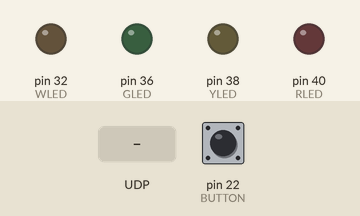
The program below on a simulated Raspberry Pi (header pin numbers). Shown: output pins drawn as LEDs (lit = HIGH). Inputs (shaded band) come from the test bench; at power-on: pin 22 (BUTTON) HIGH. The clock reads 2024-03-15 10:24:30 at power-on unless the program sets it.

Above: at 1.2 s.
1.3 s: pin 22 (BUTTON) pulled LOW for 0.15 s
At 1.7 s:
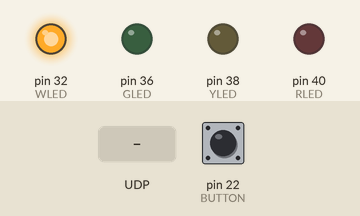
2.9 s: UDP packet "1" arrives
At 4.2 s:
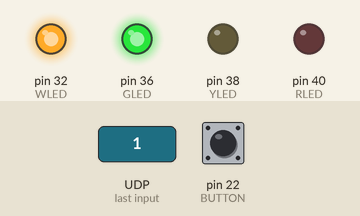
4.5 s: pin 22 (BUTTON) pulled LOW for 1 s
At 5.5 s:
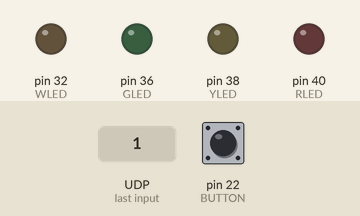
7.0 s: pin 22 (BUTTON) pulled LOW for 3.2 s
At 7.4 s:
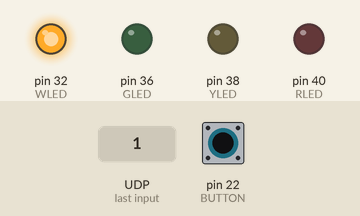
Timing chart, 0 to 10.0 s (numbered marks = the images above; inputs shaded):
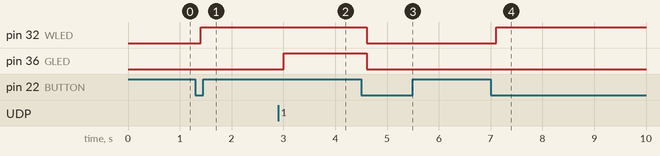

Measured:
- after the input at 1.3 s, pin 32 (WLED): LOW → HIGH after 0.10 s
- after the input at 2.9 s, pin 36 (GLED): LOW → HIGH after 0.10 s
- after the input at 4.5 s, pin 32 (WLED), pin 36 (GLED): HIGH → LOW after 0.10 s
- after the input at 7.0 s, pin 32 (WLED): LOW → HIGH after 0.10 s

The program:

run.py
```python
import time
import socket
import RPi.GPIO as GPIO

"""
Setup UDP socket
"""

UDP_LOCAL_IP = "0.0.0.0"
UDP_LOCAL_PORT = 4210

UDP_TARGET_IP = "192.168.86.29"
UDP_TARGET_PORT = 4210

udp = None

"""
Setup button
"""

PRESSED = False
BUTTON = 22


def button_interrupt(channel):
    global PRESSED
    PRESSED = True


"""
Setup WGYR LEDs
"""

WLED = 32
GLED = 36
YLED = 38
RLED = 40

FLASHING_PERIOD = 1 # 1 second

TRESHOLD = 1024

"""
Setup time related variables
"""

TIME_STAMP = 0
TIME_LIMIT = 10


"""
Setup finite state machine
"""

# Language symbols

press = 0
stay = 1
low = 2
med = 3
high = 4
limit = 5


# Function states

def start():

    global PRESSED
    global TIME_STAMP

    # Runs if the button was pressed
    if PRESSED:
        PRESSED = False
        TIME_STAMP = time.time()
        return press

    # Interval to rerun the start state
    time.sleep(0.2)

    return stay


# Steps to follow in w state

def w():

    global PRESSED
    global TIME_STAMP
    global TIME_LIMIT
    global TRESHOLD

    # Turn white LED on and all others off
    GPIO.output(WLED, GPIO.HIGH)
    GPIO.output(GLED, GPIO.LOW)
    GPIO.output(YLED, GPIO.LOW)
    GPIO.output(RLED, GPIO.LOW)

    # Check for button press
    if PRESSED:
        PRESSED = False
        return press

    # Check for udp

    try:

        data, _ = udp.recvfrom(1024)

        TIME_STAMP = time.time()

        if int(data) < TRESHOLD / 3:
            return low

        elif int(data) < 2 * TRESHOLD / 3:
            return med

        else:
            return high

    except BlockingIOError:
        pass

    # Check for time
    if time.time() - TIME_STAMP > TIME_LIMIT:
        return limit

    time.sleep(0.2)

    return stay


# Steps to follow in wg state

def wg():

    global PRESSED
    global TIME_STAMP
    global TIME_LIMIT
    global TRESHOLD

    # Turn white LED on and all others off
    GPIO.output(WLED, GPIO.HIGH)
    GPIO.output(GLED, GPIO.HIGH)
    GPIO.output(YLED, GPIO.LOW)
    GPIO.output(RLED, GPIO.LOW)

    # Check for button press
    if PRESSED:

        PRESSED = False
        return press

    # Check for udp
    try:

        data, _ = udp.recvfrom(1024)

        TIME_STAMP = time.time()

        if int(data) < TRESHOLD / 3:
            return low

        elif int(data) < 2 * TRESHOLD / 3:
            return med

        else:
            return high

    except BlockingIOError:
        pass

    # Check for time
    if time.time() - TIME_STAMP > TIME_LIMIT:
        return limit

    time.sleep(0.2)

    # No state change
    return stay


def wgy():

    global PRESSED
    global TIME_STAMP
    global TIME_LIMIT
    global TRESHOLD

    # Turn white LED on and all others off
    GPIO.output(WLED, GPIO.HIGH)
    GPIO.output(GLED, GPIO.HIGH)
    GPIO.output(YLED, GPIO.HIGH)
    GPIO.output(RLED, GPIO.LOW)

    # Check for button press
    if PRESSED:
        PRESSED = False
        return press

    # Check for udp
    try:
        data, _ = udp.recvfrom(1024)

        TIME_STAMP = time.time()

        if int(data) < TRESHOLD / 3:
            return low

        elif int(data) < 2 * TRESHOLD / 3:
            return med

        else:
            return high

    except BlockingIOError:
        pass

    # Check for time
    if time.time() - TIME_STAMP > TIME_LIMIT:
        return limit

    time.sleep(0.2)

    # No state change
    return stay


def wgyr():

    global PRESSED
    global TIME_STAMP
    global TIME_LIMIT
    global TRESHOLD

    # Turn WGYR onq
    GPIO.output(WLED, GPIO.HIGH)
    GPIO.output(GLED, GPIO.HIGH)
    GPIO.output(YLED, GPIO.HIGH)
    GPIO.output(RLED, GPIO.HIGH)

    # Check for button press
    if PRESSED:
        PRESSED = False
        return press

    # Check for udp
    try:
        data, _ = udp.recvfrom(1024)

        TIME_STAMP = time.time()

        if int(data) < TRESHOLD / 3:
            return low

        elif int(data) < 2 * TRESHOLD / 3:
            return med

        else:
            return high

    except BlockingIOError:
        pass

    # Check for time
    if time.time() - TIME_STAMP > TIME_LIMIT:
        return limit

    time.sleep(0.2)

    # No state change
    return stay


def flashing():

    global PRESSED
    global FLASHING_PERIOD

    # Turn all Color LED off
    GPIO.output(WLED, GPIO.HIGH)
    GPIO.output(YLED, GPIO.LOW)
    GPIO.output(RLED, GPIO.LOW)
    GPIO.output(GLED, GPIO.LOW)

    if PRESSED:
        PRESSED = False
        return press

    # Flash the while LED

    time.sleep(float(FLASHING_PERIOD) / 2)

    GPIO.output(WLED, GPIO.LOW)

    time.sleep(float(FLASHING_PERIOD) / 2)

    # No state change
    return stay


def wgyr_off():

    global udp

    # Send stop message
    udp.sendto("stop".encode(), (UDP_TARGET_IP, UDP_TARGET_PORT))

    # Turn the socket off

    udp.close()

    # Turn all LEDs off
    GPIO.output(GLED, GPIO.LOW)
    GPIO.output(YLED, GPIO.LOW)
    GPIO.output(RLED, GPIO.LOW)
    GPIO.output(WLED, GPIO.LOW)

    # Send UDP stop message

    time.sleep(0.5)

    # Anything can be returned
    return 0


def connect():

    global udp

    # Bind socket to port

    udp = socket.socket(socket.AF_INET, socket.SOCK_DGRAM)

    udp.setblocking(0)

    udp.bind((UDP_LOCAL_IP, UDP_LOCAL_PORT))

    # Send start message
    udp.sendto("start".encode(), (UDP_TARGET_IP, UDP_TARGET_PORT))

    # Anything can be returned
    return 0


states = [start, w, wg, wgy, wgyr, flashing, wgyr_off, connect]

# Current state variable initialized to start state

current_state = 0

# Transition matrix for FSM

transition_matrix = [

    [7, 0, -1, -1, -1, -1],
    [6, 1,  2,  3,  4,  5],
    [6, 2,  2,  3,  4,  5],
    [6, 3,  2,  3,  4,  5],
    [6, 4,  2,  3,  4,  5],
    [6, 5, -1, -1, -1, -1],
    [0, 0,  0,  0,  0,  0],
    [1, 1,  1,  1,  1,  1]

]

"""
Start running the application
"""

if __name__ == '__main__':

    try:
        # Start the display

        # display.begin()

        # time.sleep(2)

        # display.clear()

        # Initialize GPIO Pins

        GPIO.setmode(GPIO.BOARD)

        GPIO.setup(WLED, GPIO.OUT)
        GPIO.setup(GLED, GPIO.OUT)
        GPIO.setup(YLED, GPIO.OUT)
        GPIO.setup(RLED, GPIO.OUT)

        GPIO.output(GLED, GPIO.LOW)
        GPIO.output(YLED, GPIO.LOW)
        GPIO.output(RLED, GPIO.LOW)
        GPIO.output(WLED, GPIO.LOW)

        # Set interupt for when the button is pressed

        GPIO.setup(BUTTON, GPIO.IN, GPIO.PUD_UP)

        GPIO.add_event_detect(BUTTON, GPIO.FALLING, callback=button_interrupt, bouncetime=200)

        # Loop over finite state machine

        while(True):

            symbol = states[current_state]()

            current_state = transition_matrix[current_state][symbol]

            if current_state == -1:
                print("Error! Resetting to start state")
                current_state == 0

    except KeyboardInterrupt:

        GPIO.cleanup()
        print("Interrupted")
```
